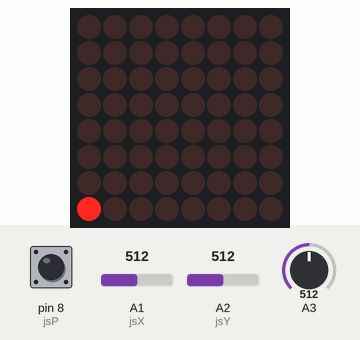
A sketch run on a simulated Arduino Uno, built with avr-gcc and run on an emulated ATmega328P. Parts: 8×8 LED matrix. The test bench sets the inputs (shaded band); at power-on: A1 (jsX) = 512, A2 (jsY) = 512, pin 8 (jsP) HIGH, A3 = 512. Random numbers use the default seed unless the sketch sets one.

Above: at 0.87 s.
1.3 s: A1 (jsX) set to 270
2.8 s: A1 (jsX) set to 247
At 3.45 s:
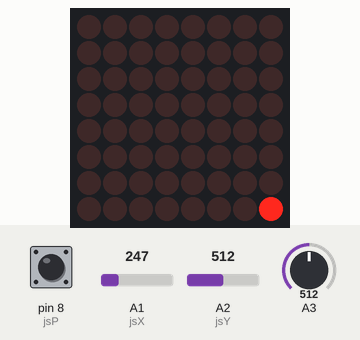
5.1 s: A2 (jsY) set to 263
7.5 s: A2 (jsY) set to 241
At 7.85 s:
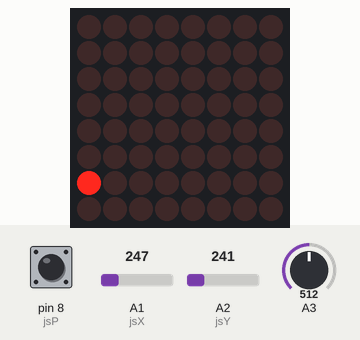
9.7 s: A2 (jsY) set to 265
At 10.05 s:
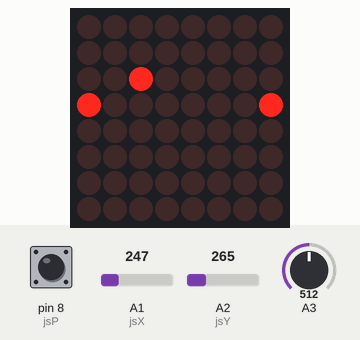
11.7 s: A2 (jsY) set to 245
At 12.45 s:
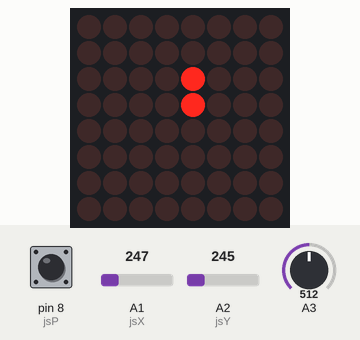

Measured:
- the behaviour switches between 255 and 254 on A1 (jsX) (found by bisection; images 0 and 1)
- the behaviour switches between 255 and 254 on A2 (jsY) (found by bisection; images 1 and 2)

The sketch:

snake_game.ino
```cpp
#include "LedControl.h"
#include "snake.h"
#include "point.h"
#include "food.h"

// /* Joystick Defs */
const int jsX = A1; // Joystick X pin
const int jsY = A2; // Joystick Y pin
const int jsP = 8;  // Joystick button press pin

/* LED Matrix Defs */
const int ledDat = 12;
const int ledClk = 11;
const int ledCS = 10;
LedControl lc = LedControl(ledDat, ledClk, ledCS, 1);

/* Potentiometer for Speed Adjustment */
int speedValue; // = analogRead(A3);

/* Global Vars */
const unsigned long min_interval = 100;
const unsigned long max_interval = 1000;

unsigned long prevMillis = 0;
unsigned long interval = 500;

unsigned long prevMillis_blink = 0;
unsigned long interval_blink = 100;
bool head_led_status = true;

unsigned long prevMillis_blink_food = 0;
unsigned long interval_blink_food = 250;
bool food_led_status = true;

char in_byte;
Snake snake;
Snake::Direction dir;
Food food;
bool do_grow;
bool game_over;

/* Function for fancy Game-Over animations */
void DrawSolidSquare(int top_l_x, int top_l_y, int bot_r_x, int bot_r_y, bool inverted, int d) {
  // Validate args
  if (top_l_x < 0 || top_l_y < 0 || bot_r_x >= 8 || bot_r_y >= 8) {
      return;
  }

  // Generate binary array
  byte bin_arr[8];
  // Initialize the binary array with all zeros (ones)
  for (int i = 0; i < 8; ++i) {
    bin_arr[i] = (inverted ? 0xff : 0x00);
  }

  // Set the bits inside the square to 1 (0)
  for (int i = top_l_y; i <= bot_r_y; ++i) {
    for (int j = top_l_x; j <= bot_r_x; ++j) {
      if (inverted) {
        bitClear(bin_arr[i], 7 - j);
      }
      else {
        bitSet(bin_arr[i], 7 - j);
      }
    }
  }
  DisplayPic(bin_arr, d);
}

void DisplayPic(byte pic[8], int d) {
  lc.clearDisplay(0);
  for (int col = 0; col < 8; col++)
  {
    lc.setRow(0, col, pic[col]);
  }
  delay(d);
}

void seedRandom() {
    // Read from an unconnected analog pin to get a random seed
    randomSeed(analogRead(A0));
}

void resetGame() {
  lc.clearDisplay(0);

  /*
    A crucially important idea is that we NEVER directly give "raw" coordinates to any of the
    classes. On the other hand, they automatically handle conversions, so any coordinates we *get*
    from them are already converted to the correct coordinates for LedControl to work with.
  */
  snake = Snake();
  dir = snake.GetDir();
  food = Food();
  Point init_head = snake.GetChain().GetHead()->data;
  Point init_food = food.GetCoords();
  lc.setLed(0, init_head.x, init_head.y, true);

  // Make sure food is not on snake's head
  while (init_food.x == init_head.x && init_food.y == init_head.y) {
    food = Food();
    init_food = food.GetCoords();
  }
  lc.setLed(0, init_food.x, init_food.y, true);

  game_over = false;
}

void setup()
{
  pinMode(jsP, INPUT_PULLUP); // Set the joystick button press pin to INPUT_PULLUP

  /*
    The MAX72XX is in power-saving mode on startup, we have to do a wakeup call.
  */
  lc.shutdown(0, false);
  lc.setIntensity(0, 4);

  // Serial.begin(9600);

  resetGame();
}

void loop()
{
  if (!digitalRead(jsP)) {
    delay(200);
    resetGame();
  }
  speedValue = analogRead(A3);
  interval = max_interval - (speedValue / 1024.0) * (max_interval - min_interval);

  unsigned long currMillis = millis();

  if (game_over) {
    delay(3000);
    for (int i = 3; i >= 0; i--) {
      DrawSolidSquare(i, i, 7 - i, 7-i, 0, 200);
    }
    for (int i = 3; i >= 0; i--) {
      DrawSolidSquare(i, i, 7 - i, 7-i, 1, 200);
    }
    resetGame();
  }
  else {
    Point head_pos = snake.GetChain().GetHead()->data;
    Point food_loc = food.GetCoords();

    Snake::Direction curr_dir = snake.GetDir();
    if (analogRead(jsX) > 767) {
      if (curr_dir != Snake::Direction::left) {
        dir = Snake::Direction::right;
      }
    }
    if (analogRead(jsX) < 255) {
      if (curr_dir != Snake::Direction::right) {
        dir = Snake::Direction::left;
      }
    }
    if (analogRead(jsY) > 767) {
      if (curr_dir != Snake::Direction::up) {
        dir = Snake::Direction::down;
      }
    }
    if (analogRead(jsY) < 255) {
      if (curr_dir != Snake::Direction::down) {
        dir = Snake::Direction::up;
      }
    }

    if (currMillis - prevMillis_blink >= interval_blink && curr_dir != Snake::Direction::none) {
      prevMillis_blink = currMillis;
      head_led_status = !head_led_status;
      lc.setLed(0, head_pos.x, head_pos.y, head_led_status);
    }

    if (currMillis - prevMillis_blink_food >= interval_blink_food) {
      prevMillis_blink_food = currMillis;
      food_led_status = !food_led_status;
      lc.setLed(0, food_loc.x, food_loc.y, food_led_status);
    }

    if (currMillis - prevMillis >= interval) {
      prevMillis = currMillis;
      if (head_led_status == 0) {
        head_led_status = 1;
      }
      lc.setLed(0, head_pos.x, head_pos.y, head_led_status);
      Point tail_pos = snake.GetChain().GetTail()->data;

      snake.SetDir(dir);
      bool did_gow = snake.Update(food_loc);
      Point new_head_pos = snake.GetChain().GetHead()->data;
      if (snake.GetDir() != Snake::Direction::none && new_head_pos == head_pos) {
        game_over = true;
      }
      else {  // Update LEDs
        lc.setLed(0, new_head_pos.x, new_head_pos.y, 1);
        if (!did_gow && snake.GetDir() != Snake::Direction::none && new_head_pos != tail_pos) {
          lc.setLed(0, tail_pos.x, tail_pos.y, 0);
        }
        if (did_gow) {
          food.Spawn(snake.GetChain());
          food_loc = food.GetCoords();
          lc.setLed(0, food_loc.x, food_loc.y, 1);
        }
      }
    }
  }
}
```

food.cpp
```cpp
#include "food.h"
#include "point.h"
#include "invdblll.hpp"
#include <Arduino.h>

extern void seedRandom();

// Default constructor (random location)
Food::Food() {
    seedRandom();
    coords_ = XformCoords(Point{static_cast<int>(random(8)), static_cast<int>(random(8))});
}

void Food::Spawn(const InvertedDoubleLinkedList<Point, 64>& excl_coords_list) {
  Point candidate;
  bool is_valid_loc;
  do {
    is_valid_loc = true;
    candidate = Point{static_cast<int>(random(8)), static_cast<int>(random(8))};
    Node<Point>* node = excl_coords_list.GetHead();
    while (node != nullptr) {
      if (node->data == candidate) {
        is_valid_loc = false;
        break;
      }
      node = node->prev;
    }
  } while (!is_valid_loc);
  coords_ = candidate;
}

Point Food::GetCoords() const {
  return coords_;
}

Point Food::XformCoords(Point p) const {
  return {7 - p.y, p.x};
}
```

food.h
```cpp
#ifndef FOOD_H
#define FOOD_H

#include "point.h"
#include "invdblll.hpp"
#include <Arduino.h>

class Food {
public:
  Food();

  void Spawn(const InvertedDoubleLinkedList<Point, 64>& excl_coords_list);

  Point GetCoords() const;
  // void SetCoords(Point p);

private:
  Point XformCoords(Point p) const;
  Point coords_;
};

#endif // FOOD_H
```

invdblll.hpp
```cpp
#ifndef INVDBLLL_H
#define INVDBLLL_H

#include <stdio.h>

template <typename T>
struct Node {
  T data;
  Node<T>* prev;
  Node<T>* next;
};

template <typename T, size_t max_len>
class InvertedDoubleLinkedList {
private:
  Node<T>* head_;
  Node<T>* tail_;
  size_t size_;

public:
  InvertedDoubleLinkedList() : head_(nullptr), tail_(nullptr), size_(0) {}

  bool HeadAppend(T data) {
    if (size_ >= max_len) {
      // List is at max capacity, cannot add more nodes
      return false;
    }

    Node<T>* new_node = new Node<T>;
    new_node->data = data;
    new_node->next = nullptr;
    new_node->prev = head_;
    if (head_ != nullptr) {
      head_->next = new_node;
    }
    else {
      tail_ = new_node;
    }
    head_ = new_node;
    size_++;
    return true;
  }

  bool TailDelete() {
    if (size_ == 0) {
      // List is empty, cannot delete any nodes
      return false;
    }

    Node<T>* temp = tail_;
    tail_ = temp->next;
    if  (size_ > 1) {
      tail_->prev = nullptr;
    }
    else {
      head_ = nullptr;
    }
    delete temp;
    size_--;
    return true;
  }

  Node<T>* GetHead() const {
    return head_;
  }

  Node<T>* GetTail() const {
    return tail_;
  }
};

#endif // INVDBLLL_H
```

point.h
```cpp
#ifndef POINT_H
#define POINT_H

struct Point {
  int x;
  int y;

  // Override the Equality Operator
  bool operator==(const Point& other) const {
    return (x == other.x && y == other.y);
  }

  // Override the Inequality Operator
  bool operator!=(const Point& other) const {
    return !(*this == other);
  }
};

#endif // POINT_H
```

snake.cpp
```cpp
#include "snake.h"
#include "point.h"
#include "invdblll.hpp"

using Direction = Snake::Direction;

// Default constructor
Snake::Snake() : dir_(Direction::none), length_(1) {
  chain_.HeadAppend(XformCoords({0, 0}));
}

bool Snake::Update(const Point& food) {
  bool collision = false;
  bool do_grow = false;
  Node<Point>* head = chain_.GetHead();
  Node<Point>* tail = chain_.GetTail();

  Point head_coords = head->data;
  int x = head_coords.x;
  int y = head_coords.y;
  switch (dir_) {
    case Direction::left:   // left is actually up:
      y = --y % 8;
      if (y < 0) {
        y += 8;
      }
      break;
    case Direction::right:  // right is actually down
      y = ++y % 8;
      break;
    case Direction::up:     // up is actually left
      x = --x % 8;
      if (x < 0) {
        x += 8;
      }
      break;
    case Direction::down:   //down is actually right
      x = ++x % 8;
      break;
    default:
      // Don't move - should only happen when game starts
      break;
  }
  Point new_head_pos = Point{x, y};
  if (new_head_pos == food) {
    do_grow = true;
  }

  Node<Point>* node = head->prev;
  while (node != nullptr) {
    if (node->data == new_head_pos) {
      if (node->data != tail->data || do_grow) {
        collision = true;
        break;
      }
    }
    node = node->prev;
  }
  if (!collision) {
    chain_.HeadAppend(new_head_pos);

    if (do_grow) {
      length_++;
    }
    else {
      chain_.TailDelete();
    }
  }
  return do_grow;
}

Direction Snake::GetDir() const {
  return dir_;
}

void Snake::SetDir(Direction dir) {
  dir_ = dir;
}

int Snake::GetLength() const {
  return length_;
}

InvertedDoubleLinkedList<Point, 64> Snake::GetChain() const {
  return chain_;
}

Point Snake::XformCoords(Point p) const {
  return {7 - p.y, p.x};
}
```

snake.h
```cpp
#ifndef SNAKE_H
#define SNAKE_H

#include "point.h"
#include "invdblll.hpp"

class Snake {
public:
  enum class Direction {
    up,
    down,
    left,
    right,
    none
  };

  Snake();

  bool Update(const Point& food);

  Direction GetDir() const;
  void SetDir(Direction dir);

  int GetLength() const;

  InvertedDoubleLinkedList<Point, 64> GetChain() const;

private:
  Point XformCoords(Point p) const;
  Direction dir_;
  int length_;
  InvertedDoubleLinkedList<Point, 64> chain_;
};

#endif // SNAKE_H
```
